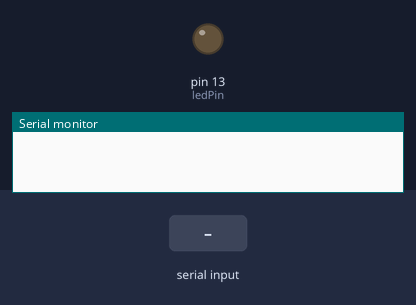
Simulated run of this sketch. Board: Arduino Uno, built with avr-gcc and run on an emulated ATmega328P. Parts: output pins drawn as LEDs (lit = HIGH), the last lines printed to the serial monitor. Inputs (shaded band) come from the test bench.

Above: at 1.2 s.
1.3 s: "1" received over Serial
At 1.9 s:
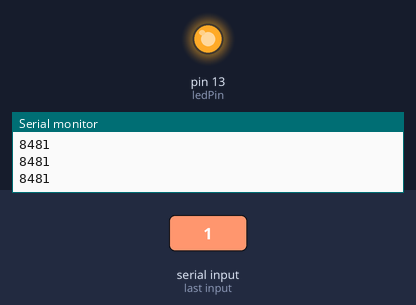
2.8 s: "0" received over Serial
At 3.4 s:
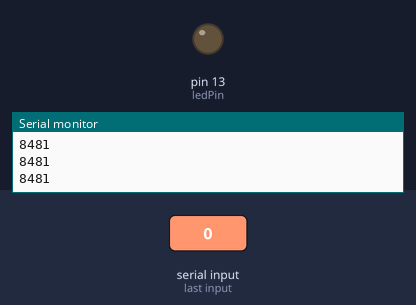
4.3 s: "2" received over Serial
At 5.6 s:
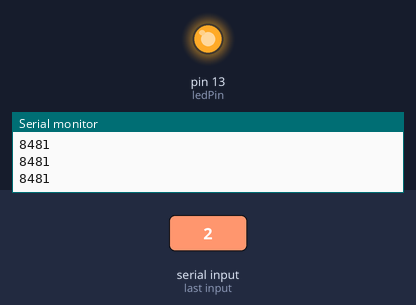
Timing chart, 0 to 13.3 s (numbered marks = the images above; inputs shaded):
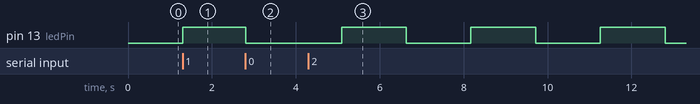

Measured:
- after the input at 1.3 s, pin 13 (ledPin): LOW → HIGH at once
- after the input at 2.8 s, pin 13 (ledPin): HIGH → LOW at once
- after the input at 4.3 s, pin 13 (ledPin): alternates HIGH for 1.5 s and LOW for 1.5 s, starting after 0.79 s

The sketch:

bluetooth_module.ino
```cpp
int ledPin = 13;
int state=0;
int brightness=0;
int fadeAmount=5;
void setup() {
  // put your setup code here, to run once:
  pinMode(ledPin,OUTPUT);
  digitalWrite(ledPin,LOW);
  Serial.begin(9600);
}

void fade(){

    analogWrite(ledPin, brightness);
    brightness = brightness + fadeAmount;
    if (brightness <= 0 || brightness >= 255) {
    fadeAmount = -fadeAmount;
    }
    delay(30);
}

void loop() {
    if(Serial.available()){
    state = Serial.read();
    }
    if (state == '0') {
    digitalWrite(ledPin,LOW);
    Serial.println('LED is OFF !!');
    }
    else if (state=='1') {
    digitalWrite(ledPin,HIGH);
    Serial.println('LED is ON !!');
    }
    else if(state == '2'){
      fade();
      Serial.println('LED is Fading !!');
    }
}
```
